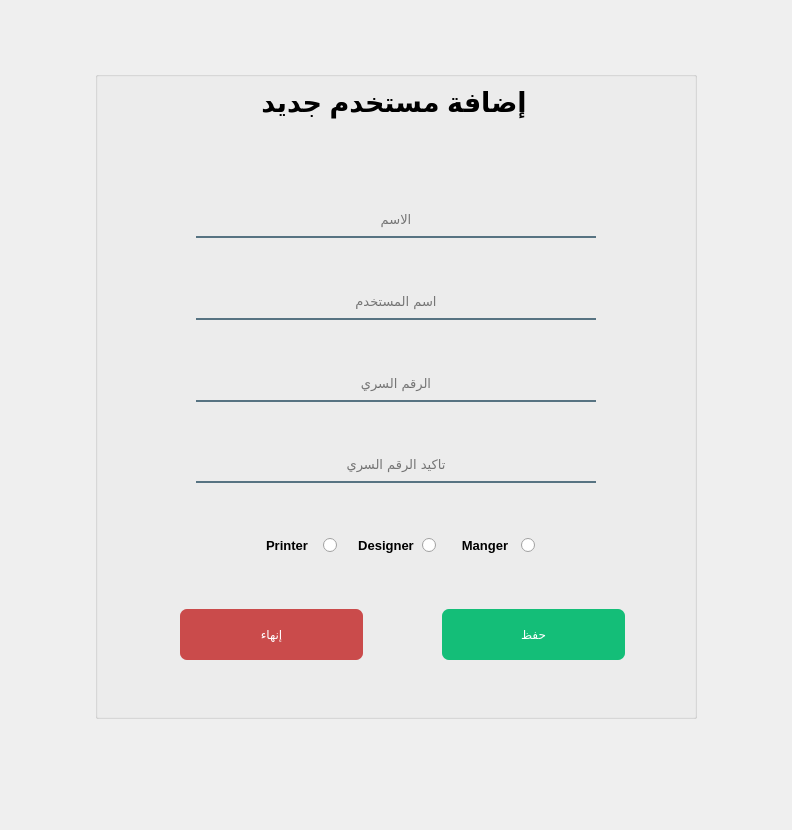
<?xml version="1.0" encoding="UTF-8"?>
<ui version="4.0">
 <class>Form</class>
 <widget class="QWidget" name="Form">
  <property name="geometry">
   <rect>
    <x>0</x>
    <y>0</y>
    <width>792</width>
    <height>830</height>
   </rect>
  </property>
  <property name="windowTitle">
   <string>Form</string>
  </property>
  <layout class="QGridLayout" name="gridLayout_4">
   <item row="0" column="1">
    <spacer name="verticalSpacer_2">
     <property name="orientation">
      <enum>Qt::Vertical</enum>
     </property>
     <property name="sizeType">
      <enum>QSizePolicy::Fixed</enum>
     </property>
     <property name="sizeHint" stdset="0">
      <size>
       <width>20</width>
       <height>60</height>
      </size>
     </property>
    </spacer>
   </item>
   <item row="1" column="0">
    <spacer name="horizontalSpacer_3">
     <property name="orientation">
      <enum>Qt::Horizontal</enum>
     </property>
     <property name="sizeHint" stdset="0">
      <size>
       <width>40</width>
       <height>20</height>
      </size>
     </property>
    </spacer>
   </item>
   <item row="1" column="1" colspan="2">
    <widget class="QGroupBox" name="groupBox">
     <property name="title">
      <string/>
     </property>
     <layout class="QGridLayout" name="gridLayout_2">
      <item row="0" column="0">
       <spacer name="horizontalSpacer_5">
        <property name="orientation">
         <enum>Qt::Horizontal</enum>
        </property>
        <property name="sizeHint" stdset="0">
         <size>
          <width>148</width>
          <height>20</height>
         </size>
        </property>
       </spacer>
      </item>
      <item row="0" column="1" colspan="3">
       <widget class="QLabel" name="label_4">
        <property name="maximumSize">
         <size>
          <width>400</width>
          <height>200</height>
         </size>
        </property>
        <property name="font">
         <font>
          <pointsize>20</pointsize>
          <weight>75</weight>
          <bold>true</bold>
         </font>
        </property>
        <property name="text">
         <string>إضافة مستخدم جديد</string>
        </property>
        <property name="scaledContents">
         <bool>true</bool>
        </property>
        <property name="alignment">
         <set>Qt::AlignCenter</set>
        </property>
       </widget>
      </item>
      <item row="0" column="4">
       <spacer name="horizontalSpacer_6">
        <property name="orientation">
         <enum>Qt::Horizontal</enum>
        </property>
        <property name="sizeHint" stdset="0">
         <size>
          <width>152</width>
          <height>20</height>
         </size>
        </property>
       </spacer>
      </item>
      <item row="1" column="1" colspan="3">
       <spacer name="verticalSpacer_13">
        <property name="orientation">
         <enum>Qt::Vertical</enum>
        </property>
        <property name="sizeHint" stdset="0">
         <size>
          <width>20</width>
          <height>84</height>
         </size>
        </property>
       </spacer>
      </item>
      <item row="2" column="0" colspan="5">
       <layout class="QHBoxLayout" name="horizontalLayout_12">
        <item>
         <spacer name="horizontalSpacer_23">
          <property name="orientation">
           <enum>Qt::Horizontal</enum>
          </property>
          <property name="sizeHint" stdset="0">
           <size>
            <width>28</width>
            <height>20</height>
           </size>
          </property>
         </spacer>
        </item>
        <item>
         <widget class="QLineEdit" name="name_lin">
          <property name="minimumSize">
           <size>
            <width>400</width>
            <height>0</height>
           </size>
          </property>
          <property name="font">
           <font>
            <family>Acumin Pro</family>
            <pointsize>10</pointsize>
           </font>
          </property>
          <property name="layoutDirection">
           <enum>Qt::LeftToRight</enum>
          </property>
          <property name="styleSheet">
           <string notr="true">background-color:rgba(0, 0, 0, 0);
border:none;
border-bottom:2px solid rgba(46, 82, 101, 200);

padding-bottom:7px;</string>
          </property>
          <property name="inputMask">
           <string/>
          </property>
          <property name="text">
           <string/>
          </property>
          <property name="alignment">
           <set>Qt::AlignCenter</set>
          </property>
          <property name="placeholderText">
           <string>الاسم</string>
          </property>
         </widget>
        </item>
        <item>
         <spacer name="horizontalSpacer_24">
          <property name="orientation">
           <enum>Qt::Horizontal</enum>
          </property>
          <property name="sizeHint" stdset="0">
           <size>
            <width>28</width>
            <height>20</height>
           </size>
          </property>
         </spacer>
        </item>
       </layout>
      </item>
      <item row="3" column="1">
       <spacer name="verticalSpacer_3">
        <property name="orientation">
         <enum>Qt::Vertical</enum>
        </property>
        <property name="sizeHint" stdset="0">
         <size>
          <width>20</width>
          <height>34</height>
         </size>
        </property>
       </spacer>
      </item>
      <item row="4" column="0" colspan="5">
       <layout class="QHBoxLayout" name="horizontalLayout_16">
        <item>
         <spacer name="horizontalSpacer_34">
          <property name="orientation">
           <enum>Qt::Horizontal</enum>
          </property>
          <property name="sizeHint" stdset="0">
           <size>
            <width>28</width>
            <height>20</height>
           </size>
          </property>
         </spacer>
        </item>
        <item>
         <widget class="QLineEdit" name="username_lin">
          <property name="minimumSize">
           <size>
            <width>400</width>
            <height>0</height>
           </size>
          </property>
          <property name="font">
           <font>
            <family>Acumin Pro</family>
            <pointsize>10</pointsize>
           </font>
          </property>
          <property name="layoutDirection">
           <enum>Qt::LeftToRight</enum>
          </property>
          <property name="styleSheet">
           <string notr="true">background-color:rgba(0, 0, 0, 0);
border:none;
border-bottom:2px solid rgba(46, 82, 101, 200);

padding-bottom:7px;</string>
          </property>
          <property name="inputMask">
           <string/>
          </property>
          <property name="text">
           <string/>
          </property>
          <property name="alignment">
           <set>Qt::AlignCenter</set>
          </property>
          <property name="placeholderText">
           <string>اسم المستخدم</string>
          </property>
         </widget>
        </item>
        <item>
         <spacer name="horizontalSpacer_35">
          <property name="orientation">
           <enum>Qt::Horizontal</enum>
          </property>
          <property name="sizeHint" stdset="0">
           <size>
            <width>28</width>
            <height>20</height>
           </size>
          </property>
         </spacer>
        </item>
       </layout>
      </item>
      <item row="5" column="1" colspan="2">
       <spacer name="verticalSpacer_4">
        <property name="orientation">
         <enum>Qt::Vertical</enum>
        </property>
        <property name="sizeHint" stdset="0">
         <size>
          <width>20</width>
          <height>34</height>
         </size>
        </property>
       </spacer>
      </item>
      <item row="6" column="0" colspan="5">
       <layout class="QHBoxLayout" name="horizontalLayout_13">
        <item>
         <spacer name="horizontalSpacer_25">
          <property name="orientation">
           <enum>Qt::Horizontal</enum>
          </property>
          <property name="sizeHint" stdset="0">
           <size>
            <width>28</width>
            <height>20</height>
           </size>
          </property>
         </spacer>
        </item>
        <item>
         <widget class="QLineEdit" name="password_1_lin">
          <property name="minimumSize">
           <size>
            <width>400</width>
            <height>0</height>
           </size>
          </property>
          <property name="font">
           <font>
            <family>Acumin Pro</family>
            <pointsize>10</pointsize>
           </font>
          </property>
          <property name="layoutDirection">
           <enum>Qt::LeftToRight</enum>
          </property>
          <property name="styleSheet">
           <string notr="true">background-color:rgba(0, 0, 0, 0);
border:none;
border-bottom:2px solid rgba(46, 82, 101, 200);

padding-bottom:7px;</string>
          </property>
          <property name="text">
           <string/>
          </property>
          <property name="echoMode">
           <enum>QLineEdit::Password</enum>
          </property>
          <property name="alignment">
           <set>Qt::AlignCenter</set>
          </property>
          <property name="placeholderText">
           <string>الرقم السري</string>
          </property>
         </widget>
        </item>
        <item>
         <spacer name="horizontalSpacer_26">
          <property name="orientation">
           <enum>Qt::Horizontal</enum>
          </property>
          <property name="sizeHint" stdset="0">
           <size>
            <width>28</width>
            <height>20</height>
           </size>
          </property>
         </spacer>
        </item>
       </layout>
      </item>
      <item row="7" column="2" colspan="2">
       <spacer name="verticalSpacer_5">
        <property name="orientation">
         <enum>Qt::Vertical</enum>
        </property>
        <property name="sizeHint" stdset="0">
         <size>
          <width>20</width>
          <height>34</height>
         </size>
        </property>
       </spacer>
      </item>
      <item row="8" column="0" colspan="5">
       <layout class="QHBoxLayout" name="horizontalLayout_15">
        <item>
         <spacer name="horizontalSpacer_31">
          <property name="orientation">
           <enum>Qt::Horizontal</enum>
          </property>
          <property name="sizeHint" stdset="0">
           <size>
            <width>28</width>
            <height>20</height>
           </size>
          </property>
         </spacer>
        </item>
        <item>
         <widget class="QLineEdit" name="password_2_lin">
          <property name="minimumSize">
           <size>
            <width>400</width>
            <height>0</height>
           </size>
          </property>
          <property name="font">
           <font>
            <family>Acumin Pro</family>
            <pointsize>10</pointsize>
           </font>
          </property>
          <property name="layoutDirection">
           <enum>Qt::LeftToRight</enum>
          </property>
          <property name="styleSheet">
           <string notr="true">background-color:rgba(0, 0, 0, 0);
border:none;
border-bottom:2px solid rgba(46, 82, 101, 200);

padding-bottom:7px;</string>
          </property>
          <property name="text">
           <string/>
          </property>
          <property name="echoMode">
           <enum>QLineEdit::Password</enum>
          </property>
          <property name="alignment">
           <set>Qt::AlignCenter</set>
          </property>
          <property name="placeholderText">
           <string>تاكيد الرقم السري</string>
          </property>
         </widget>
        </item>
        <item>
         <spacer name="horizontalSpacer_32">
          <property name="orientation">
           <enum>Qt::Horizontal</enum>
          </property>
          <property name="sizeHint" stdset="0">
           <size>
            <width>28</width>
            <height>20</height>
           </size>
          </property>
         </spacer>
        </item>
       </layout>
      </item>
      <item row="9" column="3">
       <spacer name="verticalSpacer_6">
        <property name="orientation">
         <enum>Qt::Vertical</enum>
        </property>
        <property name="sizeHint" stdset="0">
         <size>
          <width>20</width>
          <height>34</height>
         </size>
        </property>
       </spacer>
      </item>
      <item row="10" column="0" colspan="5">
       <layout class="QGridLayout" name="gridLayout_3">
        <item row="0" column="0">
         <spacer name="horizontalSpacer_30">
          <property name="orientation">
           <enum>Qt::Horizontal</enum>
          </property>
          <property name="sizeHint" stdset="0">
           <size>
            <width>28</width>
            <height>20</height>
           </size>
          </property>
         </spacer>
        </item>
        <item row="0" column="1">
         <layout class="QGridLayout" name="gridLayout">
          <item row="0" column="0">
           <layout class="QHBoxLayout" name="horizontalLayout_4">
            <item>
             <widget class="QLabel" name="printer_btn">
              <property name="minimumSize">
               <size>
                <width>60</width>
                <height>15</height>
               </size>
              </property>
              <property name="maximumSize">
               <size>
                <width>16777215</width>
                <height>15</height>
               </size>
              </property>
              <property name="font">
               <font>
                <pointsize>10</pointsize>
                <weight>75</weight>
                <bold>true</bold>
               </font>
              </property>
              <property name="styleSheet">
               <string notr="true"/>
              </property>
              <property name="text">
               <string>Printer</string>
              </property>
              <property name="alignment">
               <set>Qt::AlignCenter</set>
              </property>
             </widget>
            </item>
            <item>
             <widget class="QRadioButton" name="printer_Rad">
              <property name="maximumSize">
               <size>
                <width>15</width>
                <height>16777215</height>
               </size>
              </property>
              <property name="text">
               <string/>
              </property>
             </widget>
            </item>
           </layout>
          </item>
          <item row="0" column="1">
           <spacer name="horizontalSpacer_2">
            <property name="orientation">
             <enum>Qt::Horizontal</enum>
            </property>
            <property name="sizeType">
             <enum>QSizePolicy::Fixed</enum>
            </property>
            <property name="sizeHint" stdset="0">
             <size>
              <width>13</width>
              <height>20</height>
             </size>
            </property>
           </spacer>
          </item>
          <item row="0" column="2">
           <layout class="QHBoxLayout" name="horizontalLayout_2">
            <item>
             <widget class="QLabel" name="label_12">
              <property name="minimumSize">
               <size>
                <width>60</width>
                <height>15</height>
               </size>
              </property>
              <property name="maximumSize">
               <size>
                <width>16777215</width>
                <height>15</height>
               </size>
              </property>
              <property name="font">
               <font>
                <pointsize>10</pointsize>
                <weight>75</weight>
                <bold>true</bold>
               </font>
              </property>
              <property name="styleSheet">
               <string notr="true"/>
              </property>
              <property name="text">
               <string>Designer</string>
              </property>
              <property name="alignment">
               <set>Qt::AlignCenter</set>
              </property>
             </widget>
            </item>
            <item>
             <widget class="QRadioButton" name="designer_Rad">
              <property name="maximumSize">
               <size>
                <width>15</width>
                <height>16777215</height>
               </size>
              </property>
              <property name="text">
               <string/>
              </property>
             </widget>
            </item>
           </layout>
          </item>
          <item row="0" column="3">
           <spacer name="horizontalSpacer">
            <property name="orientation">
             <enum>Qt::Horizontal</enum>
            </property>
            <property name="sizeType">
             <enum>QSizePolicy::Fixed</enum>
            </property>
            <property name="sizeHint" stdset="0">
             <size>
              <width>13</width>
              <height>20</height>
             </size>
            </property>
           </spacer>
          </item>
          <item row="0" column="4">
           <layout class="QHBoxLayout" name="horizontalLayout_3">
            <item>
             <widget class="QLabel" name="label_13">
              <property name="minimumSize">
               <size>
                <width>60</width>
                <height>15</height>
               </size>
              </property>
              <property name="maximumSize">
               <size>
                <width>16777215</width>
                <height>15</height>
               </size>
              </property>
              <property name="font">
               <font>
                <pointsize>10</pointsize>
                <weight>75</weight>
                <bold>true</bold>
               </font>
              </property>
              <property name="styleSheet">
               <string notr="true"/>
              </property>
              <property name="text">
               <string>Manger</string>
              </property>
              <property name="alignment">
               <set>Qt::AlignCenter</set>
              </property>
             </widget>
            </item>
            <item>
             <widget class="QRadioButton" name="manger_Rad">
              <property name="maximumSize">
               <size>
                <width>15</width>
                <height>16777215</height>
               </size>
              </property>
              <property name="text">
               <string/>
              </property>
             </widget>
            </item>
           </layout>
          </item>
         </layout>
        </item>
        <item row="0" column="2">
         <spacer name="horizontalSpacer_29">
          <property name="orientation">
           <enum>Qt::Horizontal</enum>
          </property>
          <property name="sizeHint" stdset="0">
           <size>
            <width>28</width>
            <height>20</height>
           </size>
          </property>
         </spacer>
        </item>
       </layout>
      </item>
      <item row="11" column="1" colspan="3">
       <spacer name="verticalSpacer_17">
        <property name="orientation">
         <enum>Qt::Vertical</enum>
        </property>
        <property name="sizeHint" stdset="0">
         <size>
          <width>20</width>
          <height>28</height>
         </size>
        </property>
       </spacer>
      </item>
      <item row="12" column="0" colspan="5">
       <layout class="QHBoxLayout" name="horizontalLayout_14">
        <item>
         <spacer name="horizontalSpacer_27">
          <property name="orientation">
           <enum>Qt::Horizontal</enum>
          </property>
          <property name="sizeHint" stdset="0">
           <size>
            <width>73</width>
            <height>20</height>
           </size>
          </property>
         </spacer>
        </item>
        <item>
         <widget class="QPushButton" name="end_btn">
          <property name="minimumSize">
           <size>
            <width>183</width>
            <height>51</height>
           </size>
          </property>
          <property name="maximumSize">
           <size>
            <width>16777215</width>
            <height>16777215</height>
           </size>
          </property>
          <property name="styleSheet">
           <string notr="true">font: 14pt &quot;Acumin Pro&quot;;
color: rgb(255, 255, 255);
background-color: rgb(190, 20, 20,190);

 border-radius: 7px;
</string>
          </property>
          <property name="text">
           <string>إنهاء</string>
          </property>
         </widget>
        </item>
        <item>
         <spacer name="horizontalSpacer_33">
          <property name="orientation">
           <enum>Qt::Horizontal</enum>
          </property>
          <property name="sizeHint" stdset="0">
           <size>
            <width>73</width>
            <height>20</height>
           </size>
          </property>
         </spacer>
        </item>
        <item>
         <widget class="QPushButton" name="add_btn">
          <property name="minimumSize">
           <size>
            <width>183</width>
            <height>51</height>
           </size>
          </property>
          <property name="maximumSize">
           <size>
            <width>300</width>
            <height>51</height>
           </size>
          </property>
          <property name="styleSheet">
           <string notr="true">font: 14pt &quot;Acumin Pro&quot;;
color: rgb(255, 255, 255);
background-color: rgb(20,  190, 120);

 border-radius: 7px;
</string>
          </property>
          <property name="text">
           <string>حفظ</string>
          </property>
         </widget>
        </item>
        <item>
         <spacer name="horizontalSpacer_28">
          <property name="orientation">
           <enum>Qt::Horizontal</enum>
          </property>
          <property name="sizeHint" stdset="0">
           <size>
            <width>58</width>
            <height>20</height>
           </size>
          </property>
         </spacer>
        </item>
       </layout>
      </item>
      <item row="13" column="0">
       <spacer name="verticalSpacer_18">
        <property name="orientation">
         <enum>Qt::Vertical</enum>
        </property>
        <property name="sizeHint" stdset="0">
         <size>
          <width>20</width>
          <height>28</height>
         </size>
        </property>
       </spacer>
      </item>
     </layout>
    </widget>
   </item>
   <item row="1" column="3">
    <spacer name="horizontalSpacer_4">
     <property name="orientation">
      <enum>Qt::Horizontal</enum>
     </property>
     <property name="sizeHint" stdset="0">
      <size>
       <width>40</width>
       <height>20</height>
      </size>
     </property>
    </spacer>
   </item>
   <item row="2" column="2">
    <spacer name="verticalSpacer">
     <property name="orientation">
      <enum>Qt::Vertical</enum>
     </property>
     <property name="sizeType">
      <enum>QSizePolicy::Maximum</enum>
     </property>
     <property name="sizeHint" stdset="0">
      <size>
       <width>20</width>
       <height>100</height>
      </size>
     </property>
    </spacer>
   </item>
  </layout>
 </widget>
 <resources/>
 <connections/>
</ui>
